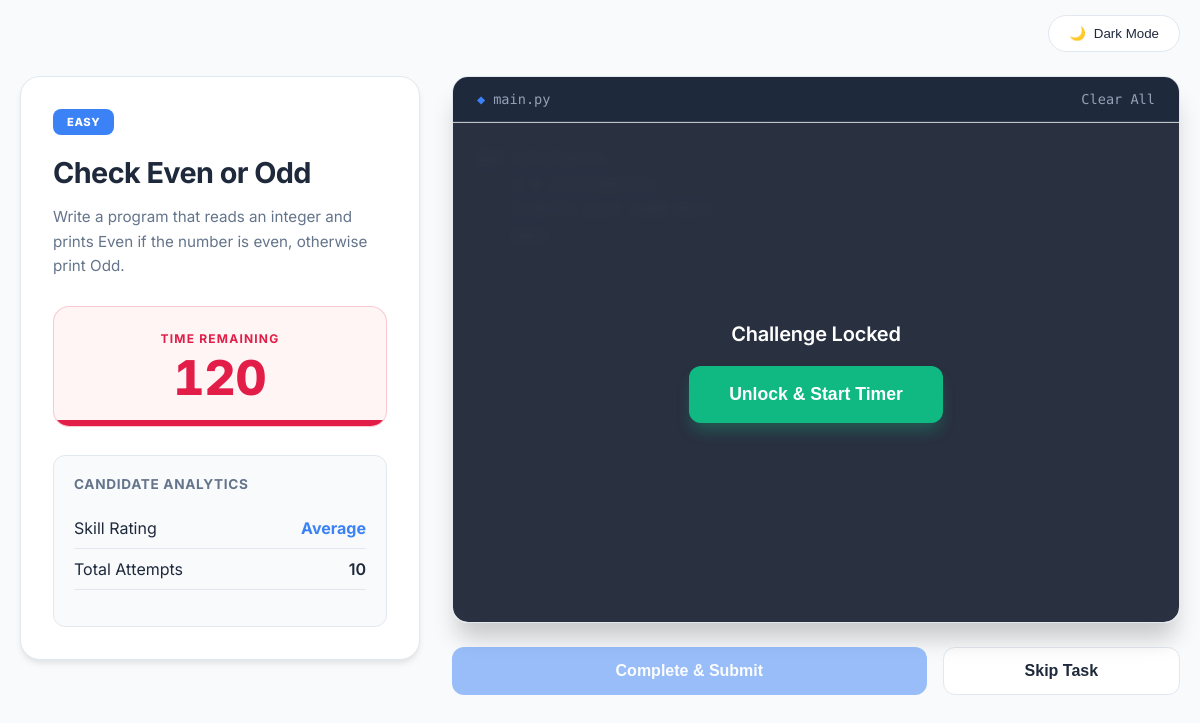
The app's page /careers/arena/ (signed in) with its own data.
### careers/models.py (models this page shows, shortened)
class CodingQuestion(models.Model):
    DIFFICULTY_CHOICES = [
        ('Easy', 'Easy'),
        ('Medium', 'Medium'),
        ('Hard', 'Hard'),
    ]
    title = models.CharField(max_length=200)
    description = models.TextField()
    difficulty = models.CharField(
        max_length=50,
        choices=DIFFICULTY_CHOICES,
        default='Easy'
    )
    template_code = models.TextField(default="def solution():\n    # Write your code here\n    pass")
    time_limit_seconds = models.IntegerField(default=60)

class UserCodingProfile(models.Model):
    user = models.OneToOneField(settings.AUTH_USER_MODEL, on_delete=models.CASCADE)
    total_score = models.FloatField(default=0.0)
    attempts = models.IntegerField(default=0)
    @property
    def skill_rating(self):
        if self.attempts == 0: return "Not Rated"
        avg = self.total_score / self.attempts
        if avg >= 80: return "Good"
        elif avg >= 50: return "Average"
        return "Low"

### careers/views.py (the view)
# urls.py: path('arena/', views.code_arena, name='codearena'), #Coding arena main page
@login_required
def code_arena(request):
    questions = CodingQuestion.objects.all()
    question = random.choice(questions) if questions.exists() else None
    stats, _ = UserCodingProfile.objects.get_or_create(user=request.user)
    return render(request, 'careers/arena.html', {
        'question': question,
        'stats': stats
    })

### careers/templates/careers/arena.html (shortened to what this page needs)
{% block content %}
<div class="container">
    <div class="header-nav">
        <button class="theme-toggle" onclick="toggleTheme()">
            <span id="theme-icon">🌙</span> <span id="theme-text">Dark Mode</span>
        </button>
    </div>
    {% if question %}
    <div class="workspace">
        <div class="card">
            <span class="difficulty-badge">{{ question.difficulty }}</span>
            <h1 style="margin-top: 0; margin-bottom: 12px; font-size: 1.8rem; letter-spacing: -0.02em;">{{ question.title }}</h1>
            <p style="line-height: 1.6; color: var(--text-muted); font-size: 0.95rem; margin-bottom: 24px;">{{ question.description }}</p>
            <div class="timer-container">
                <span class="timer-label">Time Remaining</span>
                <span id="timer">{{ question.time_limit_seconds }}</span>
                <div class="progress-bar-wrap">
                    <div id="progress-fill"></div>
                </div>
            </div>
            <div class="progress-panel" style="background-color: var(--bg-body); padding: 20px; border-radius: 12px; border: 1px solid var(--border-color);">
                <h4 style="margin-top: 0; margin-right: 0; margin-bottom: 16px; margin-left: 0; font-size: 0.85rem; text-transform: uppercase; letter-spacing: 0.05em; color: var(--text-muted);">Candidate Analytics</h4>
                <div class="stats-item">
                    <span>Skill Rating</span>
                    <strong id="res-rating" style="color: var(--accent);">{{ stats.skill_rating|default:"--" }}</strong>
                </div>
                <div class="stats-item">
                    <span>Total Attempts</span>
                    <span id="res-attempts" style="font-weight: 600;">{{ stats.attempts|default:"0" }}</span>
                </div>
            </div>
        </div>
        <div>
            <div class="editor-wrapper">
                <div id="editor-overlay">
                    <span class="overlay-text">Challenge Locked</span>
                    <button id="start-btn" onclick="startChallenge()" class="btn btn-start">
                        Unlock & Start Timer
                    </button>
                </div>
                <div class="editor-header">
                    <div style="display: flex; align-items: center; gap: 8px;">
                        <span style="color: #3b82f6;">◆</span> main.py
                    </div>
                    <span id="clear-code" style="cursor:pointer; font-weight: 500;">Clear All</span>
                </div>
            </div>
            <div style="display: grid; grid-template-columns: 2fr 1fr; gap: 16px; margin-top: 24px;">
                <button id="submit-btn" onclick="runEvaluation()" class="btn btn-primary" disabled>
                    Complete & Submit
                </button>
                <button onclick="window.location.reload()" class="btn btn-secondary">
                    Skip Task
                </button>
            </div>
        </div>
    </div>
    {% endif %}
</div>
{% endblock %}

### careers/templates/careers/arena.html (style rules this page uses)
.container { max-width: 1200px; margin-top: 0; margin-right: auto; margin-bottom: 0; margin-left: auto; padding-top: 15px; padding-right: 20px; padding-bottom: 40px; padding-left: 20px; }
.header-nav { display: flex; justify-content: flex-end; margin-bottom: 24px; }
.theme-toggle { background-color: var(--bg-card); border-width: 1px; border-style: solid; border-color: var(--border-color); padding-top: 10px; padding-right: 20px; padding-bottom: 10px; padding-left: 20px; border-radius: 50px; cursor: pointer; color: var(--text-main); display: flex; align-items: center; gap: 8px; font-weight: 500; transition-property: all; transition-duration: 0.2s; }
.workspace { display: grid; grid-template-columns: 400px 1fr; gap: 32px; align-items: start; }
.card { background-color: var(--bg-card); border-width: 1px; border-style: solid; border-color: var(--border-color); border-radius: 20px; padding-top: 32px; padding-right: 32px; padding-bottom: 32px; padding-left: 32px; box-shadow: 0 4px 6px -1px rgba(0, 0, 0, 0.1); }
.difficulty-badge { display: inline-block; background-color: var(--accent); color: #ffffff; padding-top: 6px; padding-right: 14px; padding-bottom: 6px; padding-left: 14px; border-radius: 8px; font-size: 0.7rem; font-weight: 800; text-transform: uppercase; letter-spacing: 0.05em; margin-bottom: 20px; }
.timer-container { background-color: var(--timer-bg); border-width: 1px; border-style: solid; border-color: rgba(225, 29, 72, 0.2); border-radius: 16px; padding-top: 24px; padding-right: 24px; padding-bottom: 24px; padding-left: 24px; text-align: center; margin-top: 28px; margin-bottom: 28px; position: relative; overflow: hidden; }
#timer { font-size: 3rem; font-weight: 800; color: var(--timer-text); font-variant-numeric: tabular-nums; display: block; line-height: 1; }
.timer-label { font-size: 0.75rem; color: var(--timer-text); font-weight: 700; text-transform: uppercase; letter-spacing: 0.1em; margin-bottom: 8px; display: block; }
.progress-bar-wrap { width: 100%; height: 6px; background-color: rgba(225, 29, 72, 0.1); position: absolute; bottom: 0; left: 0; }
#progress-fill { width: 100%; height: 100%; background-color: var(--timer-text); transition-property: width; transition-duration: 1s; transition-timing-function: linear; }
.editor-wrapper { border-radius: 16px; overflow: hidden; border-width: 1px; border-style: solid; border-color: var(--border-color); position: relative; box-shadow: 0 20px 25px -5px rgba(0, 0, 0, 0.2); }
.editor-header { background-color: #1e293b; padding-top: 14px; padding-right: 24px; padding-bottom: 14px; padding-left: 24px; color: #94a3b8; font-family: 'Fira Code', monospace; display: flex; justify-content: space-between; font-size: 0.85rem; border-bottom-width: 1px; border-bottom-style: solid; border-bottom-color: #334155; }
#editor-overlay { position: absolute; top: 46px; left: 0; right: 0; bottom: 0; background-color: rgba(15, 23, 42, 0.85); backdrop-filter: blur(5px); display: flex; flex-direction: column; align-items: center; justify-content: center; z-index: 10; gap: 20px; transition-property: opacity; transition-duration: 0.4s; }
.overlay-text { color: #ffffff; font-weight: 600; font-size: 1.25rem; letter-spacing: -0.01em; }
.btn { padding-top: 14px; padding-right: 28px; padding-bottom: 14px; padding-left: 28px; border-radius: 12px; font-weight: 600; cursor: pointer; border-style: none; font-size: 1rem; transition-property: all; transition-duration: 0.2s; display: inline-flex; align-items: center; justify-content: center; gap: 8px; }
.btn-primary { background-color: var(--accent); color: #ffffff; }
.btn-primary:disabled { opacity: 0.5; cursor: not-allowed; }
.btn-secondary { background-color: var(--bg-card); border-width: 1px; border-style: solid; border-color: var(--border-color); color: var(--text-main); }
.btn-start { background-color: var(--success); color: #ffffff; font-size: 1.1rem; padding-top: 18px; padding-right: 40px; padding-bottom: 18px; padding-left: 40px; box-shadow: 0 10px 15px -3px rgba(16, 185, 129, 0.3); }
.stats-item { display: flex; justify-content: space-between; padding-top: 10px; padding-bottom: 10px; border-bottom-width: 1px; border-bottom-style: solid; border-bottom-color: var(--border-color); }

### records on screen
CodingQuestion: difficulty "EASY", title "Check Even or Odd", description "Write a program that reads an integer and prints Even if the number is even, otherwise print Odd.", time_limit_seconds "120"
UserCodingProfile: skill_rating "Average", attempts "10"
